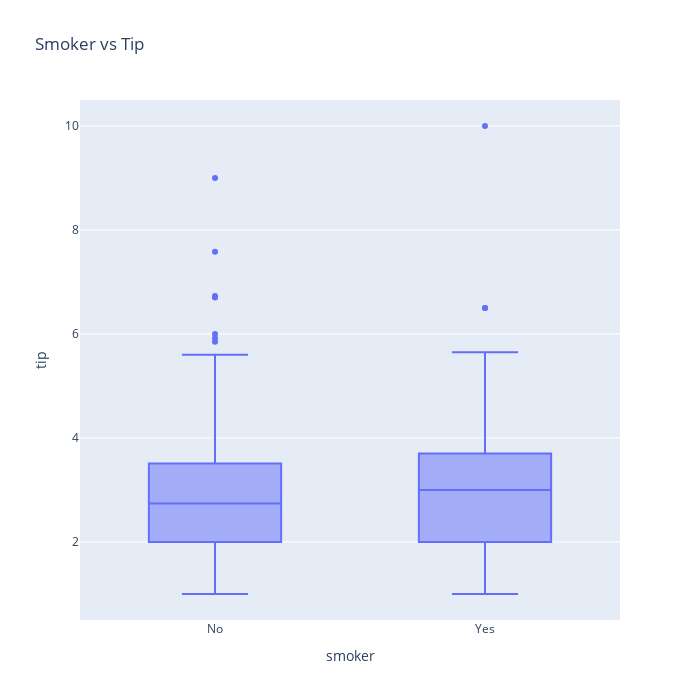

Notebook cell for this chart:
### Markdown cell above
Q2. Using the tips dataset in the Plotly library, plot a box plot using Plotly express.

### Code cell
import seaborn as sns
import plotly.express as px
tips_data = sns.load_dataset('tips')
fig = px.box(tips_data, x='smoker', y='tip', title = 'Smoker vs Tip')
fig.update_layout(width=700, height=700)
fig.show()

### Figure 1 — Plotly figure (JSON) as saved in the notebook; plotly's stock layout.template omitted (floating-point values rounded to 4 significant figures; data arrays with more than 128 entries replaced by an {"elided": "..."} marker saying what was removed)
{"data": [{"alignmentgroup": "True", "hovertemplate": "smoker=%{x}<br>tip=%{y}<extra></extra>", "legendgroup": "", "marker": {"color": "#636efa"}, "name": "", "notched": false, "offsetgroup": "", "orientation": "v", "showlegend": false, "type": "box", "x": {"elided": "244 str values"}, "x0": " ", "xaxis": "x", "y": {"elided": "244 float values"}, "y0": " ", "yaxis": "y"}], "layout": {"boxmode": "group", "height": 700, "legend": {"tracegroupgap": 0}, "title": {"text": "Smoker vs Tip"}, "width": 700, "xaxis": {"anchor": "y", "autorange": true, "domain": [0, 1], "range": [-0.5, 1.5], "title": {"text": "smoker"}, "type": "category"}, "yaxis": {"anchor": "x", "autorange": true, "domain": [0, 1], "range": [0.5, 10.5], "title": {"text": "tip"}, "type": "linear"}}}
